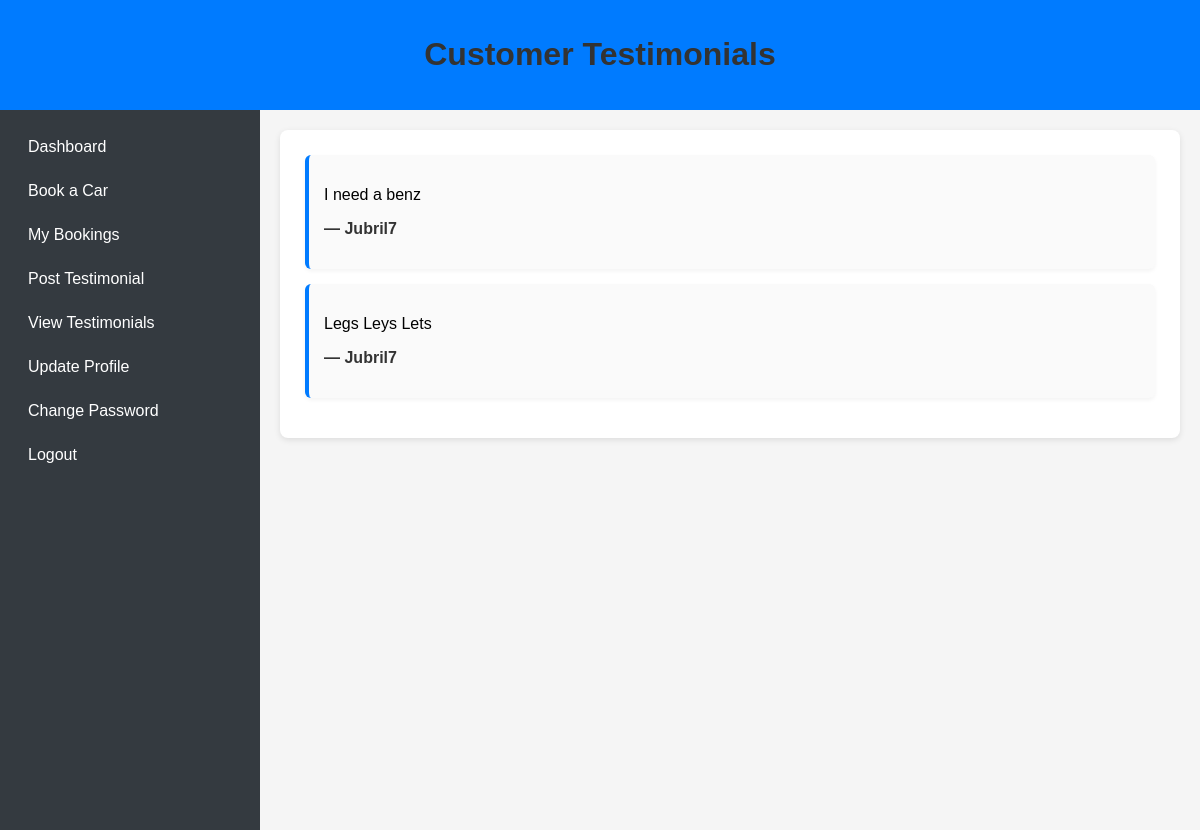
Page /testimonials/ on the committed database.
### core/models.py (models this page shows)
class Testimonial(models.Model):
    user = models.ForeignKey(User, on_delete=models.CASCADE)
    message = models.TextField()
    active = models.BooleanField(default=False)
    created_at = models.DateTimeField(auto_now_add=True)

class User(AbstractUser):
    phone = models.CharField(max_length=15, blank=True, null=True)

### core/views.py (the view)
# urls.py: path('testimonials/', views.view_testimonials, name='view_testimonials'),
def view_testimonials(request):
    testimonials = Testimonial.objects.filter(active=True)
    return render(request, "view_testimonial.html", {
        "testimonials": testimonials
    })

### core/templates/view_testimonial.html (shortened to what this page needs)
{% load static %}
<!DOCTYPE html>
<html lang="en">
<head>
    <link rel="stylesheet" href="{% static 'core/style.css' %}">
</head>
<body>
<header>
    <h1>Customer Testimonials</h1>
</header>
<div class="container">
    <nav>
        <a href="{% url 'dashboard' %}">Dashboard</a>
        <a href="{% url 'book_car' %}">Book a Car</a>
        <a href="{% url 'booking_history' %}">My Bookings</a>
        <a href="{% url 'post_testimonial' %}">Post Testimonial</a>
        <a href="{% url 'view_testimonials' %}">View Testimonials</a>
        <a href="{% url 'update_profile' %}">Update Profile</a>
        <a href="{% url 'change_password' %}">Change Password</a>
        <a href="{% url 'logout' %}">Logout</a>
    </nav>
    <main>
        <div class="section">
            {% if testimonials %}
                {% for t in testimonials %}
                    <div class="testimonial">
                        <p>{{ t.message }}</p>
                        <p class="author">— {{ t.user.username }}</p>
                    </div>
                {% endfor %}
            {% else %}
                <p class="empty">No testimonials yet.</p>
            {% endif %}
        </div>
    </main>
</div>
</body>
</html>

### core/static/core/style.css (style rules this page uses)
body { font-family: Arial, sans-serif; background-color: #f5f5f5; margin: 20px; }
h1 { color: #333; }

### core/templates/view_testimonial.html (style rules this page uses)
body { margin:0; font-family: Arial, sans-serif; background:#f5f5f5; }
header { background:#007bff; color:white; padding:15px 30px; text-align:center; }
.container { display:flex; min-height:90vh; }
nav { width:220px; background:#343a40; color:white; padding:20px; }
nav a { display:block; color:white; text-decoration:none; padding:8px; margin-bottom:10px; border-radius:4px; }
main { flex:1; padding:20px; }
.section { background:white; padding:25px; border-radius:8px; box-shadow:0 2px 6px rgba(0,0,0,0.1); max-width:900px; margin:auto; }
.testimonial { padding:15px; margin-bottom:15px; border-radius:6px; background:#fafafa; border-left:4px solid #007bff; box-shadow:0 2px 4px rgba(0,0,0,0.05); }
.author { font-weight:bold; color:#333; margin-top:6px; }

### rows in the picture
Testimonial: message "I need a benz", user.username "Jubril7"
Testimonial: message "Legs Leys Lets", user.username "Jubril7"
